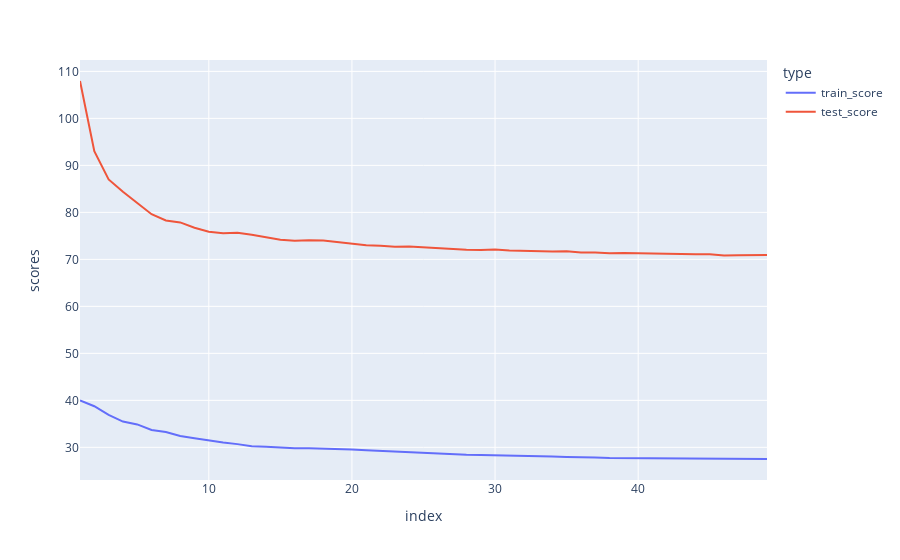

The notebook cell saved with this chart:
### Code cell
scores = pd.DataFrame(train_score, columns=['scores']).reset_index()
scores['index'] = scores['index'] + 1
scores['type'] = 'train_score'
#scores.iloc[49:,0] = list(range(1,50))
#scores.iloc[49:,1] = test_score
#scores.iloc[49:,2] = 'test_score'
#scores
xtra = {'scores': test_score}
scores = scores.append(pd.DataFrame(xtra, columns=['scores']), ignore_index=True)

scores.loc[scores.type.isna(), 'type'] = 'test_score'
scores.loc[scores['index'].isna(), 'index'] = range(1,50)


fig = px.line(scores, x="index", y="scores", color='type')
fig.show()

### Figure 1 — Plotly figure (JSON) as saved in the notebook; plotly's stock layout.template omitted (floating-point values rounded to 4 significant figures)
{"data": [{"hovertemplate": "type=train_score<br>index=%{x}<br>scores=%{y}<extra></extra>", "legendgroup": "train_score", "line": {"color": "#636efa", "dash": "solid"}, "marker": {"symbol": "circle"}, "mode": "lines", "name": "train_score", "orientation": "v", "showlegend": true, "type": "scatter", "x": [1, 2, 3, 4, 5, 6, 7, 8, 9, 10, 11, 12, 13, 14, 15, 16, 17, 18, 19, 20, 21, 22, 23, 24, 25, 26, 27, 28, 29, 30, 31, 32, 33, 34, 35, 36, 37, 38, 39, 40, 41, 42, 43, 44, 45, 46, 47, 48, 49], "xaxis": "x", "y": [39.99, 38.75, 36.9, 35.49, 34.88, 33.69, 33.26, 32.41, 31.94, 31.42, 31.02, 30.68, 30.24, 30.12, 29.96, 29.81, 29.82, 29.76, 29.66, 29.53, 29.38, 29.23, 29.1, 28.94, 28.86, 28.68, 28.5, 28.42, 28.38, 28.34, 28.28, 28.22, 28.12, 28.07, 27.97, 27.84, 27.83, 27.74, 27.72, 27.71, 27.63, 27.63, 27.58, 27.59, 27.61, 27.58, 27.52, 27.52, 27.54], "yaxis": "y"}, {"hovertemplate": "type=test_score<br>index=%{x}<br>scores=%{y}<extra></extra>", "legendgroup": "test_score", "line": {"color": "#EF553B", "dash": "solid"}, "marker": {"symbol": "circle"}, "mode": "lines", "name": "test_score", "orientation": "v", "showlegend": true, "type": "scatter", "x": [1, 2, 3, 4, 5, 6, 7, 8, 9, 10, 11, 12, 13, 14, 15, 16, 17, 18, 19, 20, 21, 22, 23, 24, 25, 26, 27, 28, 29, 30, 31, 32, 33, 34, 35, 36, 37, 38, 39, 40, 41, 42, 43, 44, 45, 46, 47, 48, 49], "xaxis": "x", "y": [108.0, 93.02, 87.02, 84.39, 82.0, 79.62, 78.27, 77.86, 76.72, 75.87, 75.58, 75.65, 75.24, 74.72, 74.18, 73.97, 74.08, 73.99, 73.63, 73.24, 73.01, 72.89, 72.7, 72.75, 72.54, 72.4, 72.2, 72.06, 71.97, 72.08, 71.86, 71.78, 71.76, 71.66, 71.72, 71.44, 71.44, 71.28, 71.34, 71.25, 71.25, 71.16, 71.09, 71.06, 71.09, 70.81, 70.87, 70.9, 70.94], "yaxis": "y"}], "layout": {"legend": {"title": {"text": "type"}, "tracegroupgap": 0}, "margin": {"t": 60}, "xaxis": {"anchor": "y", "domain": [0, 1], "title": {"text": "index"}}, "yaxis": {"anchor": "x", "domain": [0, 1], "title": {"text": "scores"}}}}
